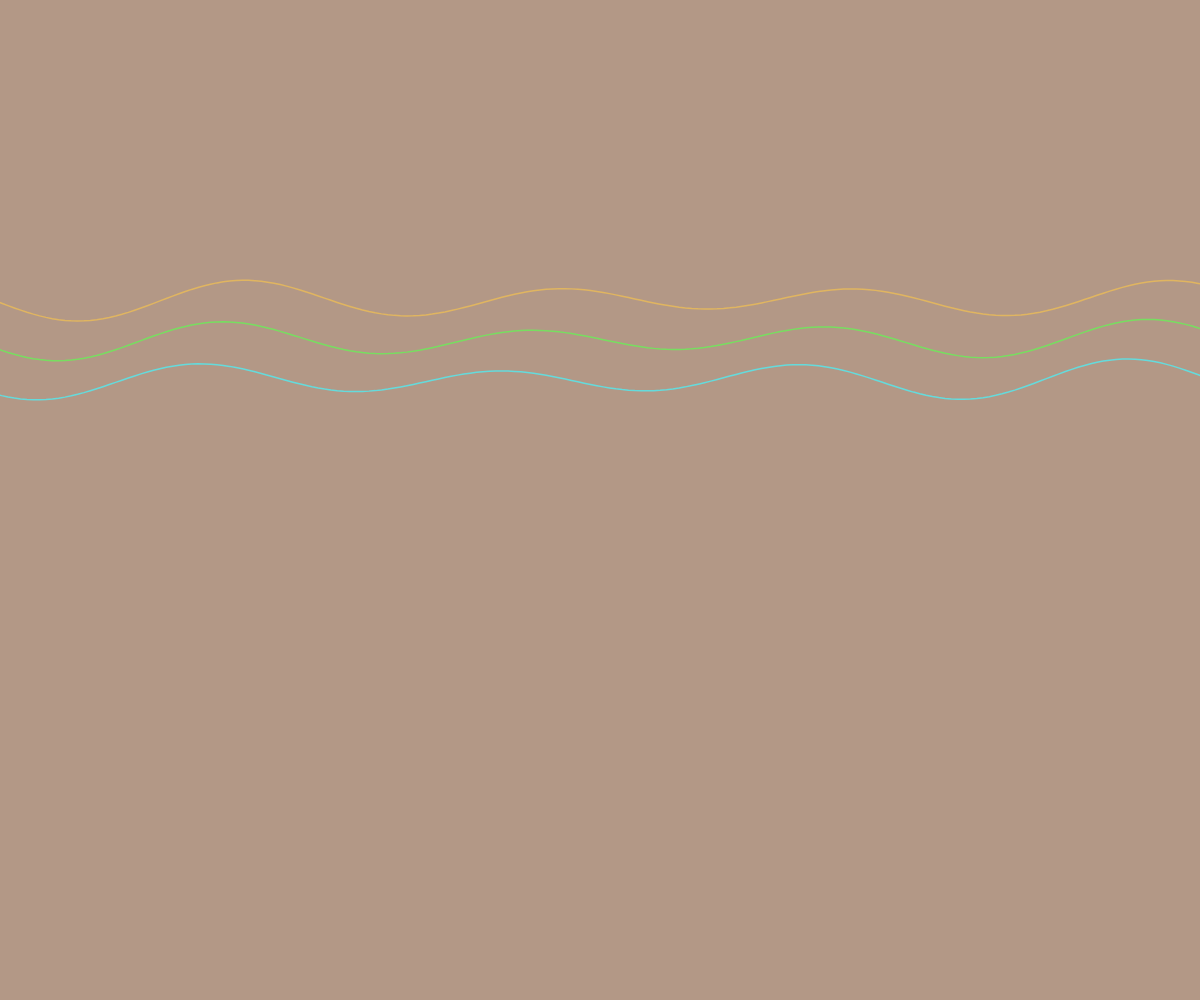
Frame 1 (no input)
Frame 60 (no input): identical to frame 1, image omitted
Frame 120 (the mouse pressed at the canvas centre since frame 60): identical to frame 1, image omitted

The p5.js sketch that drew this single still picture (run headless with seeded random() and noise() and a simulated clock; from frame 60 on, the mouse is pressed at the canvas centre):

// p5.js sketch
// ── sketch.js
let waveYPositions = [];
let numWavePoints = 200;

function setup() {
  createCanvas(windowWidth, windowHeight);
  colorMode(HSB, 360, 100, 100, 100);
  
  // Pre-calculate wave positions for smooth EKG pattern
  for (let i = 0; i < numWavePoints; i++) {
    let t = map(i, 0, numWavePoints - 1, 0, TWO_PI * 4);
    let baseY = height * 0.5 + sin(i * 0.3) * 30 + cos(i * 0.15) * 15;
    waveYPositions.push(baseY);
  }
}

function draw() {
  // Deep indigo static background
  background(25, 25, 70);
  
  // Draw multiple EKG-style waveforms with varying hues
  strokeWeight(1.5);
  noFill();
  
  for (let wave = 0; wave < 3; wave++) {
    let yOffset = height * 0.3 + wave * 40;
    let hueVal = map(wave, 0, 2, 40, 180);
    
    beginShape();
    for (let i = 0; i < waveYPositions.length; i++) {
      let x = map(i, 0, waveYPositions.length - 1, -30, width + 30);
      let offset = sin(map(i, 0, waveYPositions.length - 1, 0, TWO_PI * 3)) * 20;
      let y = yOffset + sin(x * 0.02 + wave * 0.5) * 15 + offset * 0.3;
      stroke(hueVal + wave * 0.5, 60, 90, 90);
      vertex(x, y);
    }
    endShape();
  }
}

function windowResized() {
  resizeCanvas(windowWidth, windowHeight);
}
